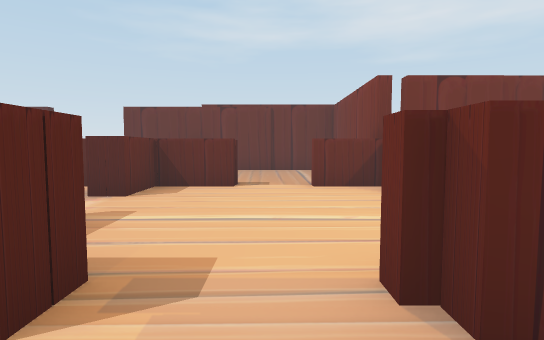
[1] (above)

24 first-person views from a walk through a Unity game level. The camera is 1.5 m above the floor, tilts 4° down and sees 80° across. Doors are open. The floor is counted in squares, 2 m on a side. Each view is taken from the middle of a square. On the plan, view 1 faces up. The plan holds only what a view shows up to about 11 squares ahead; the rest is blank. The place goes on beyond the plan. The player character is not drawn.

[2]
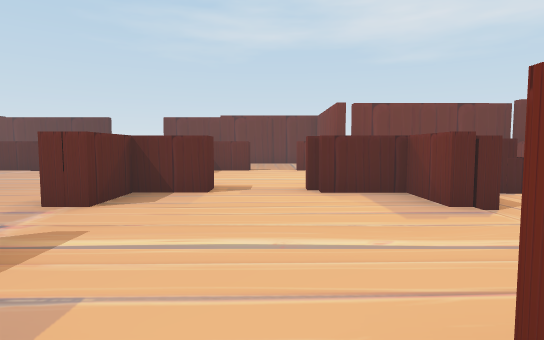

[3]
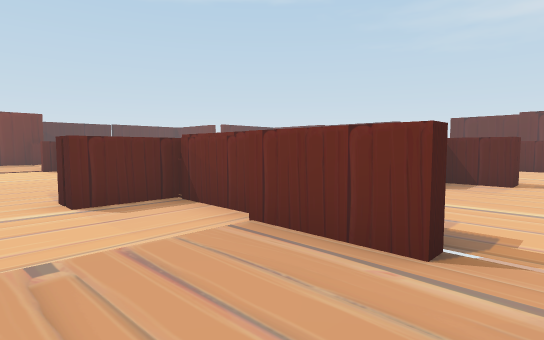

[4]
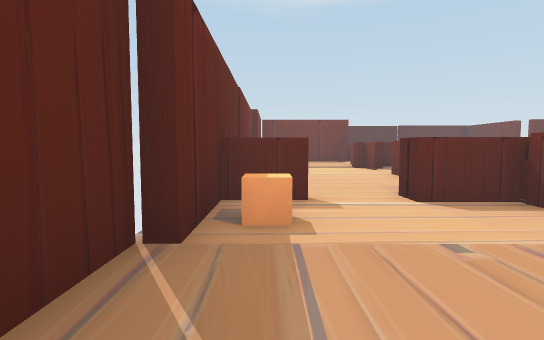

[5]
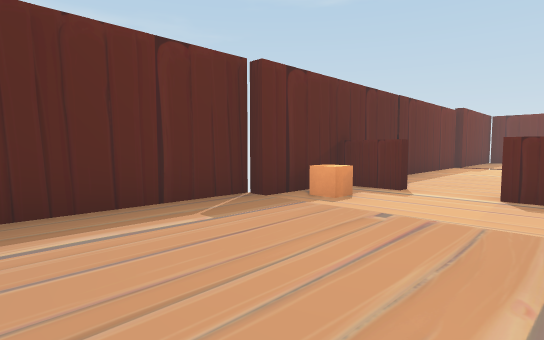

[6]
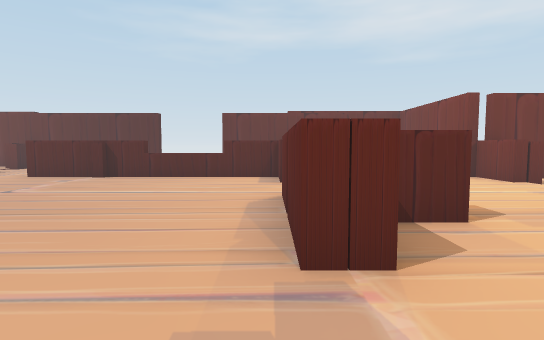

[7]
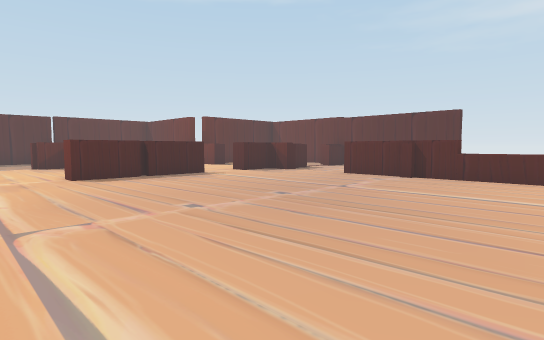

[8]
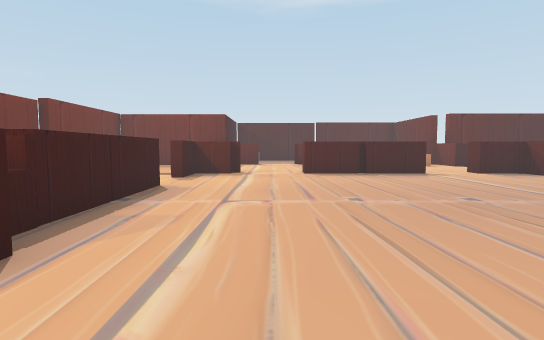

[9]
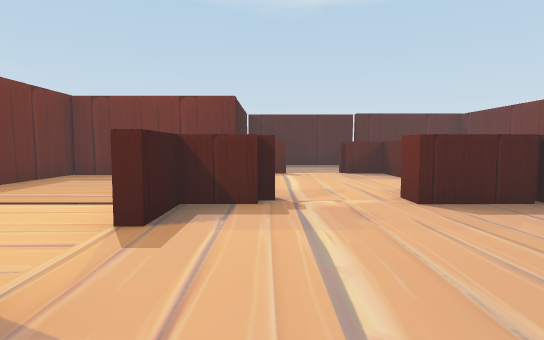

[10]
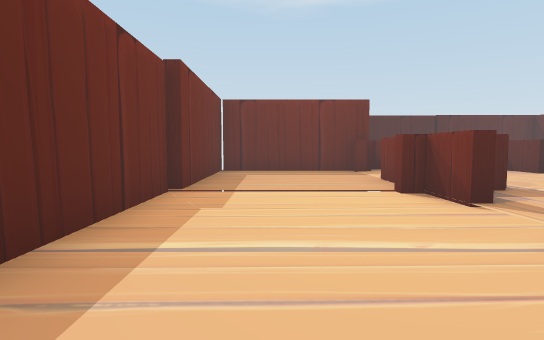

[11]
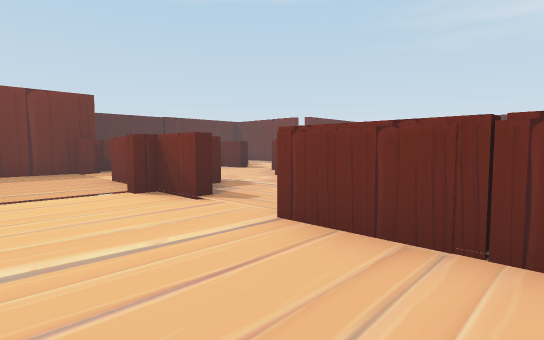

[12]
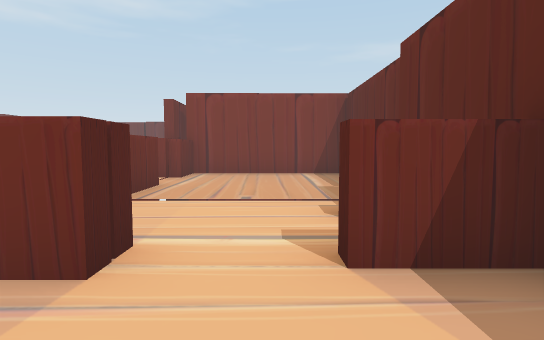

[13]
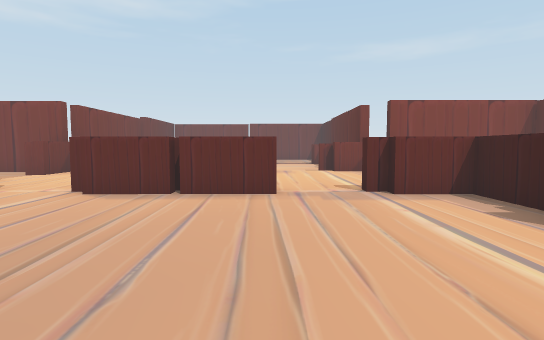

[14]
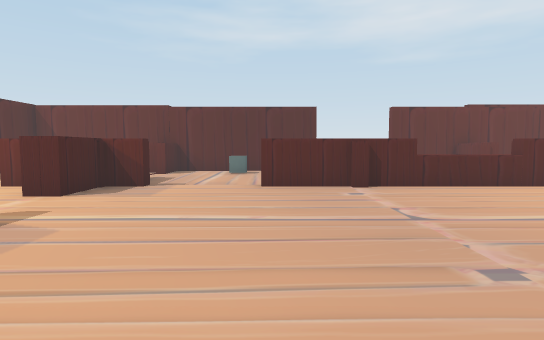

[15]
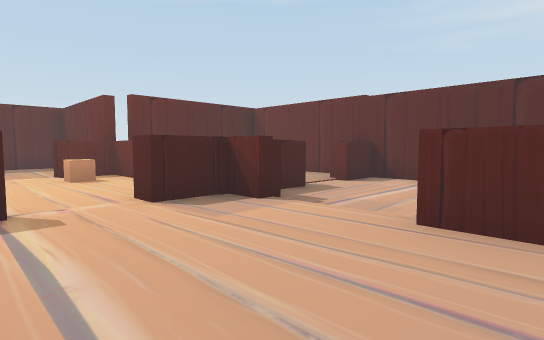

[16]
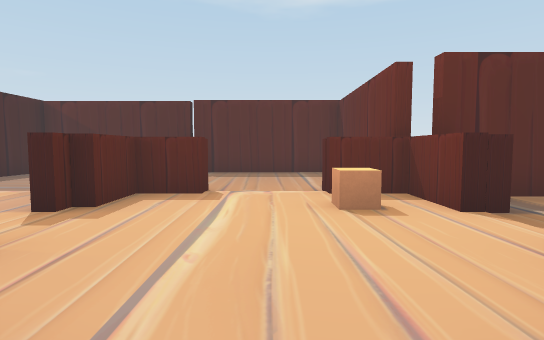

[17]
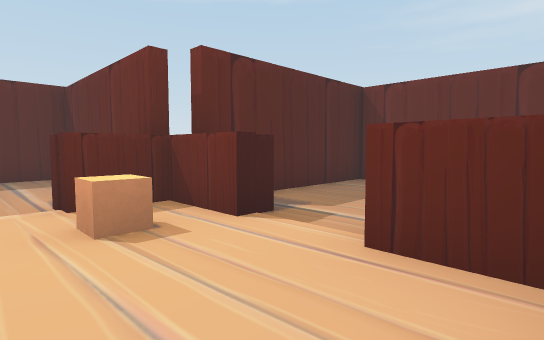

[18]
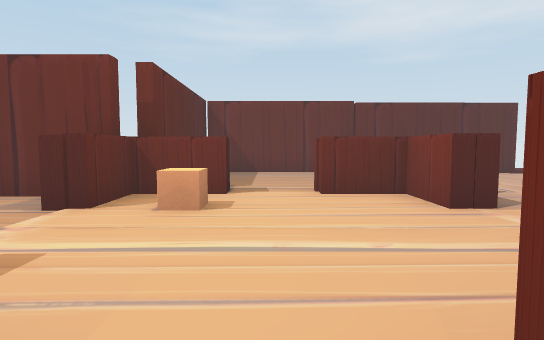

[19]
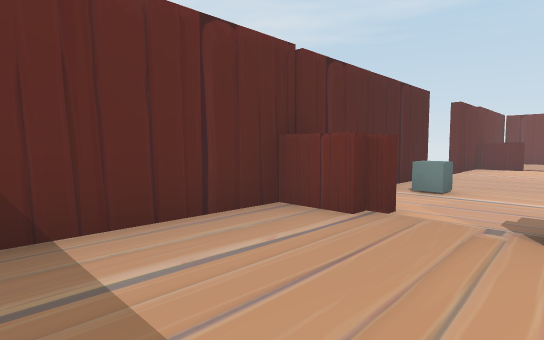

[20]
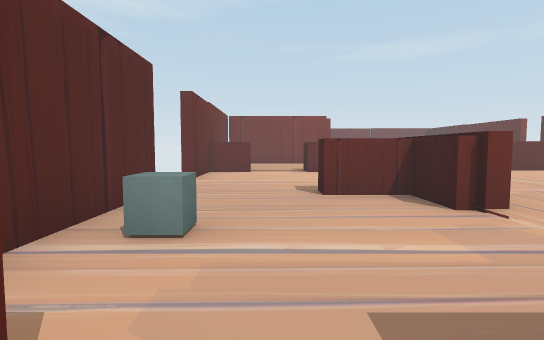

[21]
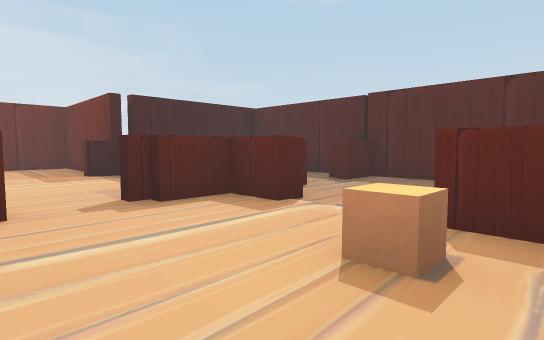

[22]
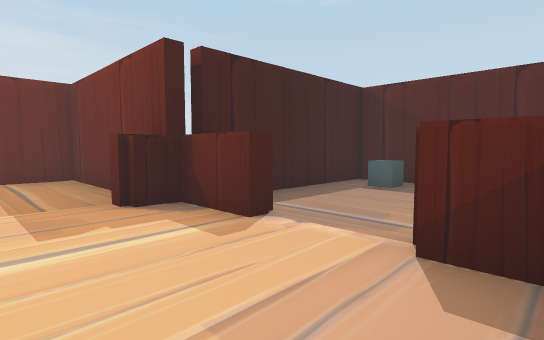

[23]
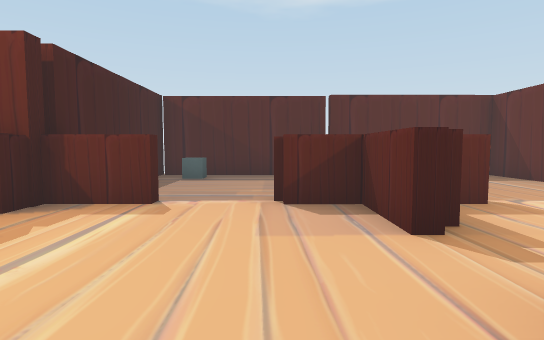

[24]
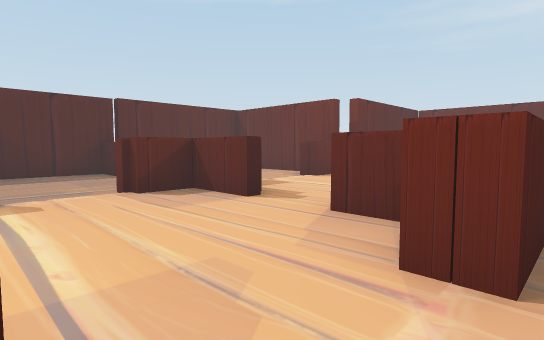

### Floor plan
Key: @ floor where view 1 was taken; # wall or solid block; x gap in a wall; . floor; D open door; = window, fence, low wall or low ledge; ^ raised ledge; C cube; O other object.
Columns run from 22 left of view 1 to 4 right of it. Each row starts with its distance up from view 1.
 11      ########## ..#####
 10      #....x.C.......#...
  9      #....=.............#
  8      #....x....#........#
  7      ##.###.D####^###x=x#
  6 ######....#.D.......#....##
  5 #....#O...#........DD....x
  4 #........................
  3 #.........#.........#...
  2 ##.###..D##.........#..###
  1 #..  ##.D.#.........#....##
  0 #....#....#........DD.@..x
 -1 #........................=
 -2 #C...#...#..........#....#
 -3 ######..###xD#########.###
 -4      #......D....#......#
 -5      #..........DD......#
 -6      #..................#
 -7      #...........#.O....#
 -8      ##########  ########

Where each view was taken, in squares from view 1:
view 1: 0 up, 0 right, facing up
view 2: 4 down, 0 right, facing up
view 3: 6 down, 0 right, facing up-left
view 4: 7 down, 0 right, facing left
view 5: 4 down, 1 right, facing down-left
view 6: 2 down, 3 left, facing up
view 7: 2 down, 4 left, facing up-left
view 8: 1 down, 3 left, facing left
view 9: 2 down, 8 left, facing left
view 10: 6 down, 7 left, facing left
view 11: 6 down, 7 left, facing up-left
view 12: 6 down, 7 left, facing right
view 13: 0 up, 8 left, facing right
view 14: 0 up, 9 left, facing up
view 15: 3 up, 8 left, facing up-left
view 16: 4 up, 12 left, facing left
view 17: 4 up, 13 left, facing up-left
view 18: 1 up, 15 left, facing up
view 19: 8 up, 16 left, facing up-right
view 20: 9 up, 13 left, facing right
view 21: 6 up, 14 left, facing down-left
view 22: 1 up, 15 left, facing down-left
view 23: 0 up, 13 left, facing left
view 24: 2 down, 12 left, facing up-left
